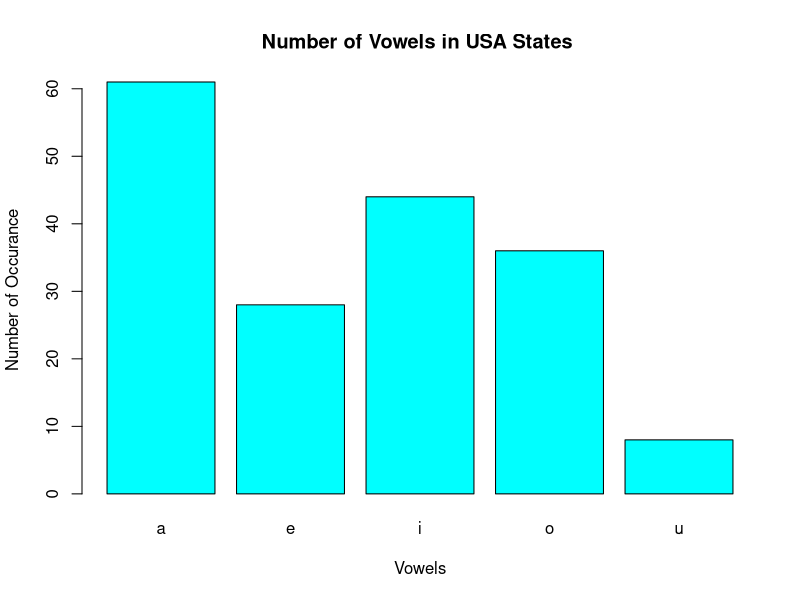

The R source for this figure:
## ---- chunk 1
# How many vowels are there in the names of USA States?
state = rownames(USArrests)
grep("[a]|[e]|[i]|[o]|[u]",state, value=TRUE)
## ---- chunk 2
# count number of vowels in each of the state
#install.packages("stringr")
library(stringr)
# vector of vowels
vowels = c("a", "e", "i", "o", "u")
# vector for storing results
num_vowels = vector(mode = "integer", length = 5)
# calculate number of vowels in each name
for (j in seq_along(vowels)) {
  
  num_aux = str_count(tolower(state), vowels[j])
  num_vowels[j] = sum(num_aux) }
# add vowel names
names(num_vowels) = vowels
# total number of vowels
num_vowels
## ---- chunk 3
# 2. Visualize the Vowel Distribution
barplot(num_vowels,xlab="Vowels",
     ylab="Number of Occurance",
     main = "Number of Vowels in USA States ",col = "cyan"
     )
## ---- chunk 4
knitr::opts_chunk$set(echo = TRUE)
